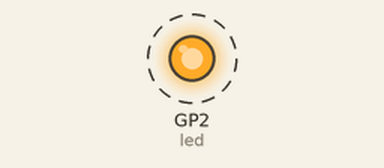
Bench run of a program on a simulated Raspberry Pi Pico running CircuitPython. Parts: output pins drawn as LEDs (lit = HIGH). Dashed ring = blinking.

Above: at 0.2 s.
Timing chart, 0 to 3.0 s (numbered marks = the images above):
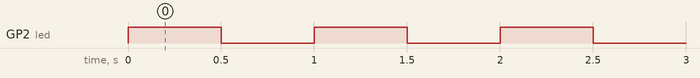

The program:

code.py
```python
import board
import digitalio
import time

led = digitalio.DigitalInOut(board.GP2)
led.direction = digitalio.Direction.OUTPUT

while True:
    led.value = True  # Turn on
    time.sleep(0.5)
    led.value = False  # Turn off
    time.sleep(0.5)
```

Measured:
- by itself, GP2 (led): alternates HIGH for 0.50 s and LOW for 0.50 s
